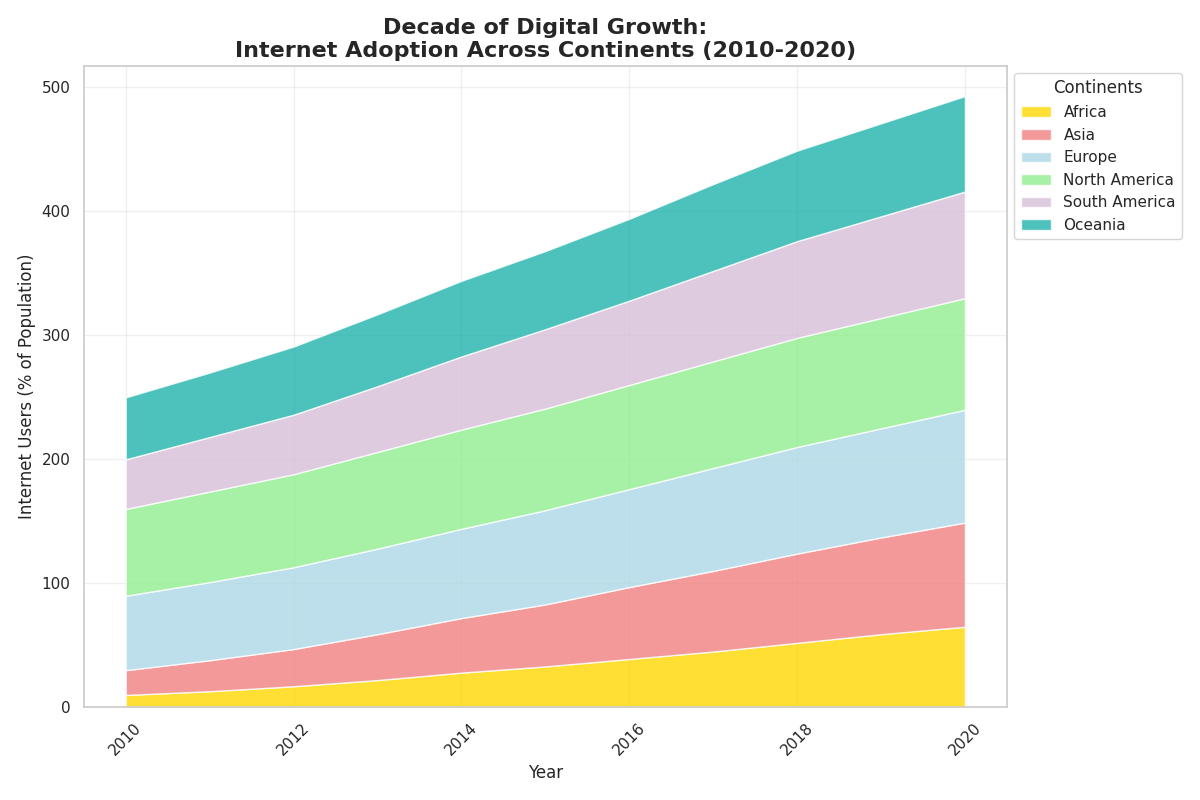

This figure's Python source:
import matplotlib.pyplot as plt
import numpy as np

years = np.arange(2010, 2021)

africa_internet = [10, 13, 17, 22, 28, 33, 39, 45, 52, 59, 65]
asia_internet = [20, 25, 30, 37, 44, 50, 58, 65, 72, 78, 84]
europe_internet = [60, 63, 66, 69, 72, 76, 79, 83, 86, 88, 91]
north_america_internet = [70, 73, 75, 78, 80, 82, 84, 86, 88, 89, 90]
south_america_internet = [40, 44, 48, 53, 59, 64, 68, 73, 78, 82, 86]
oceania_internet = [50, 52, 55, 58, 61, 63, 66, 70, 73, 75, 77]  # New data series

internet_usage = np.array([
    africa_internet, 
    asia_internet, 
    europe_internet, 
    north_america_internet, 
    south_america_internet,
    oceania_internet
])

fig, ax = plt.subplots(figsize=(12, 8))

ax.stackplot(years, internet_usage, labels=['Africa', 'Asia', 'Europe', 'North America', 'South America', 'Oceania'], 
             colors=['gold', 'lightcoral', 'lightblue', 'lightgreen', 'thistle', 'lightseagreen'], alpha=0.8)

ax.set_title("Decade of Digital Growth:\nInternet Adoption Across Continents (2010-2020)", fontsize=16, fontweight='bold')
ax.set_xlabel("Year", fontsize=12)
ax.set_ylabel("Internet Users (% of Population)", fontsize=12)

ax.legend(loc='upper left', bbox_to_anchor=(1, 1), title='Continents')
ax.grid(alpha=0.3)
plt.xticks(rotation=45)
plt.tight_layout()

plt.show()
